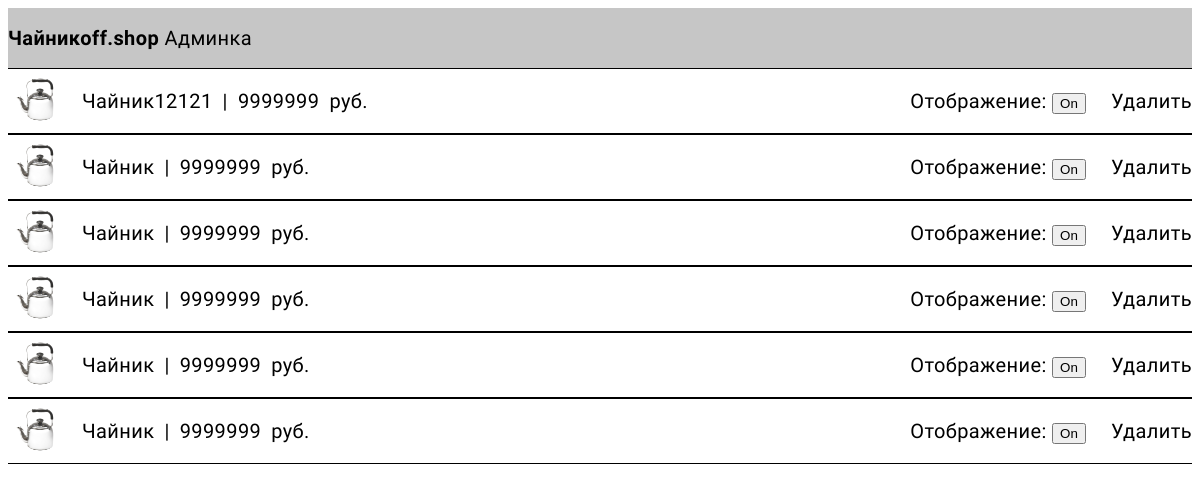
The page / on the database its author committed.
### tables this page shows
CREATE TABLE IF NOT EXISTS `items` (
  `id` int(11) NOT NULL,
  `status` int(1) NOT NULL DEFAULT '1',
  `name` varchar(64) NOT NULL DEFAULT 'Чайник',
  `price` int(8) NOT NULL DEFAULT '9999999'
);

### index.php (the view, shortened to what this page needs)
<!DOCTYPE html>
<html lang="en">
<head>
    <link rel="stylesheet" href="/css/style.css">
    <link href='https://css.gg/css' rel='stylesheet'>
</head>
<body>
<header>
    <div class="container">
        <a href="#" class="logo" style="">Чайникoff.shop</a>
        <a href="#">Админка</a>
    </div>
</header>
<section class="admin">
    <div class="container">
    <?php
$servername = "127.0.0.1";
$username = "name";
$password = "pass";
$dbname = "chainiki";
$conn = new mysqli($servername, $username, $password, $dbname);
$conn->set_charset("utf8mb4");
$sql = "SELECT * FROM items";
$result = $conn->query($sql);
if ($result->num_rows > 0) {
    while ($row = $result->fetch_assoc()) {
        $id = $row['id'];
        $name = $row['name'];
        $price = $row['price'];
        $status = ($row['status']) ? 'On': 'Off';
        echo "
        <div item-id=\"$id\" class=\"item\">
        <img src=\"/img/ch_1.jpg\" alt=\"Чайник\">
        <div class=\"text\">$name</div>|
        <div class=\"price\">$price</div> руб.
        <div class=\"buttons\">
            <div class=\"edit\"><i class=\"gg-pen\"></i></div>
            <div class=\"apply hide\"><i class=\"gg-check-o\"></i></div>
            <div class=\"visible\">
                Отображение:
                <input type=\"button\" value=\"$status\" class=\"onoff\">
            </div>
            <div class=\"delete\"><i class=\"gg-trash\"></i>Удалить</div>
        </div>
    </div>
        ";
    }
} else {
    echo "Нет данных";
}
?>
    </div>
</section>
</body>
</html>

### css/style.css (style rules this page uses)
body { font-family: "Jura"; font-style: normal; font-weight: 400; font-size: 20px; line-height: 125%; letter-spacing: 0.02em; }
header { background: #c6c6c6; height: 60px; display: flex; align-items: center; }
header a { color: #000; text-decoration: none; font-weight: 400; }
header a.logo { font-weight: 800; }
.admin .item img { height: 100%; width: auto; }
.admin .item, .admin .item .buttons { display: flex; gap: 10px; align-items: center; }
.admin .item { height: 64px; border-top: 1px solid #000; border-bottom: 1px solid #000; }
.admin .item .buttons { position: relative; display: flex; align-items: center; margin-left: auto; }
.admin .item .buttons .edit, .admin .item .buttons .delete, .admin .item .buttons .apply { height: 64px; padding: auto; display: flex; align-items: center; gap: 5px; }

### rows shown on the page
items: name "Чайник12121", price "9999999", status "On"
items: name "Чайник", price "9999999", status "On"
items: name "Чайник", price "9999999", status "On"
items: name "Чайник", price "9999999", status "On"
items: name "Чайник", price "9999999", status "On"
items: name "Чайник", price "9999999", status "On"
